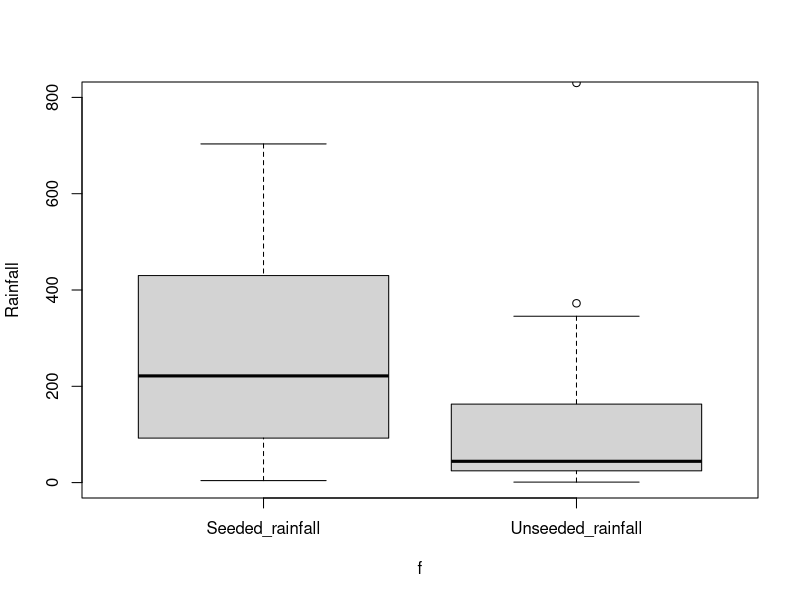
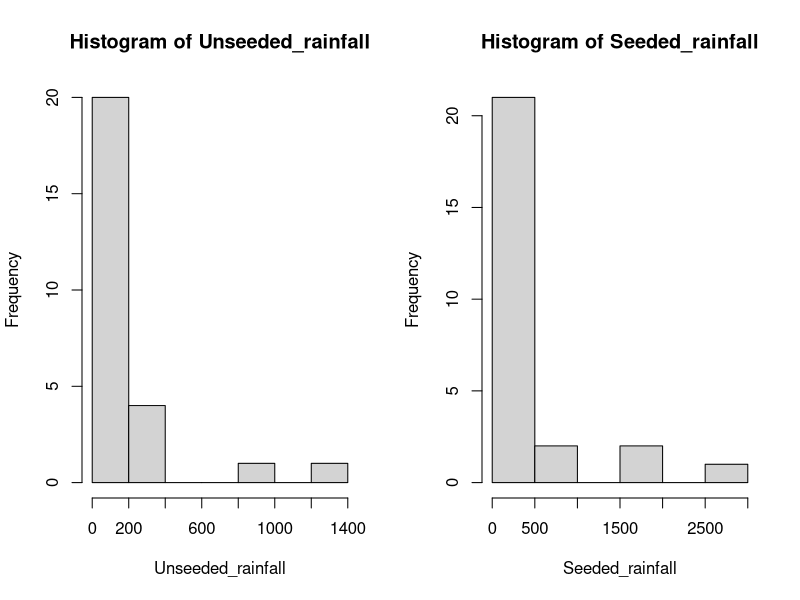
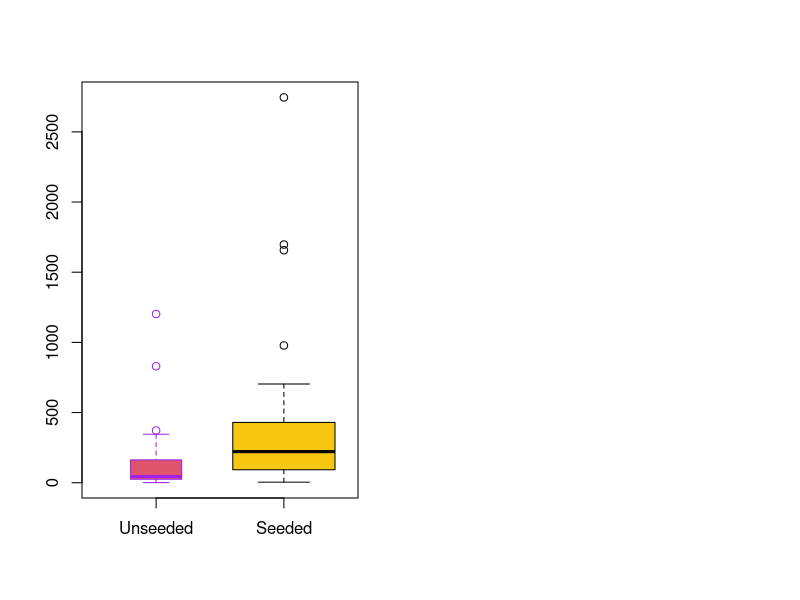

The R source for these figures, in order:
#数据整理
Unseeded_rainfall <- c(1202.6, 830.1, 372.4, 345.5, 321.2, 244.3, 163.0, 147.8, 95.0, 87.0, 81.2, 68.5, 47.3, 41.1, 36.6, 29.0, 28.6, 26.3, 26.0, 24.4, 21.4, 17.3, 11.5, 4.9, 4.9, 1.0);
Seeded_rainfall <- c(2745.6, 1697.1, 1656.4, 978.0, 703.4, 489.1, 430.0, 334.1, 302.8, 274.7, 274.7, 255.0, 242.5, 200.7, 198.6, 129.6, 119.0, 118.3, 115.3, 92.4, 40.6, 32.7, 31.4, 17.5, 7.7, 4.1) 
f <- factor(rep(c("Unseeded_rainfall","Seeded_rainfall"), each=26)) 
#https://baijiahao.baidu.com/s?id=1608964775612234515&wfr=spider&for=pc
Rainfall <- c(Unseeded_rainfall,Seeded_rainfall)
data3_1 <- data.frame(Rainfall,f)
#3.1.1
boxplot(Rainfall~f,data3_1,ylim = c(0,800))
#3.1.2
par(mfrow=c(1,2))
#https://blog.csdn.net/never0822/article/details/81384235
hist(Unseeded_rainfall)
hist(Seeded_rainfall)
#可以发现两组数据均不是正态分布，因此使用ANOVA
anova_one_way3_1 <- aov(Rainfall ~ f,data = data3_1)
summary(anova_one_way3_1)
#0.0511>0.05，因此有90%的概率认为这两组降水数据存在差异

# MingYANG recommended：
# try the following brief code if you want to add data automatically
Unseeded <- c(1202.6, 830.1, 372.4, 345.5, 321.2, 244.3, 163.0, 147.8, 95.0, 87.0, 81.2, 68.5, 47.3, 41.1, 36.6, 29.0, 28.6, 26.3, 26.0, 24.4, 21.4, 17.3, 11.5, 4.9, 4.9, 1.0)
Seeded <- c(2745.6, 1697.1, 1656.4, 978.0, 703.4, 489.1, 430.0, 334.1, 302.8, 274.7, 274.7, 255.0, 242.5, 200.7, 198.6, 129.6, 119.0, 118.3, 115.3, 92.4, 40.6, 32.7, 31.4, 17.5, 7.7, 4.1)

rainfall <- cbind(Unseeded,Seeded)
data <- data.frame(rainfall)
boxplot(rainfall,width=c(1,2),col=c(2,7),border=c("purple","black"))
t.test(Unseeded,Seeded) # or anova
# the end
